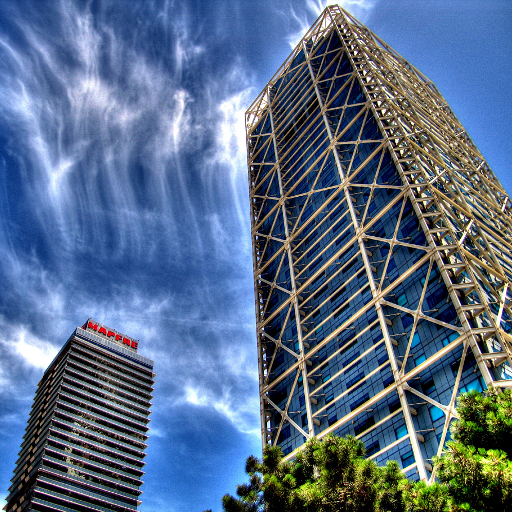
%> input picture General_Images_Analysis/1 Image smoothing and simple geometric operations in Matlab/images/mapfre.jpg, 512 x 512 px
$ octave --eval "fuseImg;"   (GNU Octave 9; MATLAB toolbox functions it lacks are replaced by stand-ins)
%> lines starting %> are read from the running program, lines starting %| are printed output that depends on the picture; in (x1, y1, x2, y2) boxes, pixels count from 0 and x2, y2 are one past the last pixel; in counts of white or black regions, pixels touching at a corner belong together; the program's own positions count from 1
function fuseImg()
%FUSEIMG Summary of this function goes here
%   Detailed explanation goes here
original_mapfre=imread('images/mapfre.jpg');
%> original_mapfre is the input picture: size 512x512x3 uint8; mean R, G, B 87, 107.6, 135.6

% a)	Open	hand.jpg	and	convert	it	in	gray	scale	image.
original_hand=imread('images/hand.jpg');
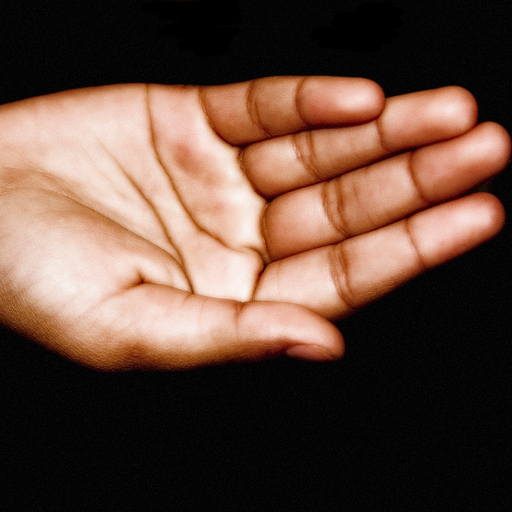
%> input picture General_Images_Analysis/1 Image smoothing and simple geometric operations in Matlab/images/hand.jpg, 512 x 512 px
%> original_hand is the input picture: size 512x512x3 uint8; mean R, G, B 98.3, 72.9, 60.5
gray_hand=rgb2gray(original_hand);
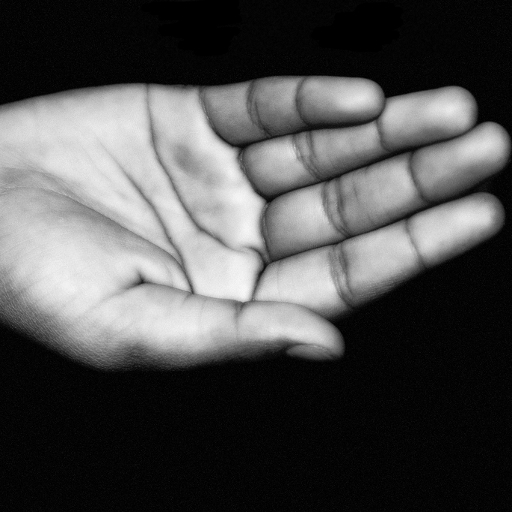
%> gray_hand: size 512x512 uint8; min 0, max 250, mean 79.1

% b)	 Perform	 a	 binarization	 to	 obtain	 a	 binary	 image	 of	 2	 regions:	 the	 hand	 (called
% foreground)	 and	 the	 rest	 (called	 background).	 Create	 the	 inverse	 binary	 image
% changing	the	areas	of	foreground	and	background.
binary_hand=im2bw(gray_hand, 0.099);
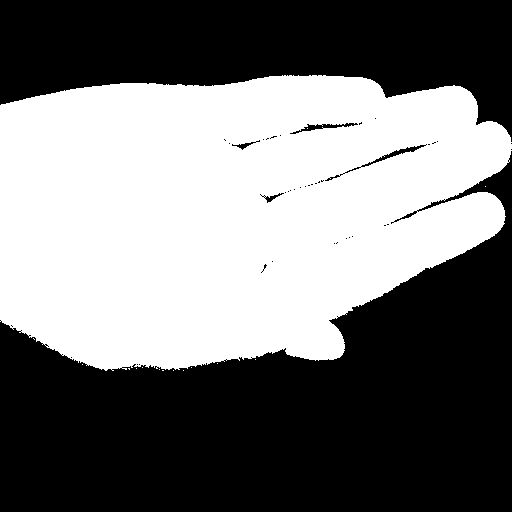
%> binary_hand: size 512x512 logical; 46.2% white; 15 white regions (14 under 20 px), largest, box (x1, y1, x2, y2) and area: (0, 75, 512, 371) 121047
inv_binary_hand=imcomplement(binary_hand);

% c)	use	 the	binary	matrices	created	in	b)	 to	merge	 the	images	hand	and	mapfre	(Fig. 3(c))
foreground_mask = cat(3,binary_hand,binary_hand,binary_hand);
background_mask = cat(3,inv_binary_hand,inv_binary_hand,inv_binary_hand);

background=immultiply(original_mapfre,background_mask);
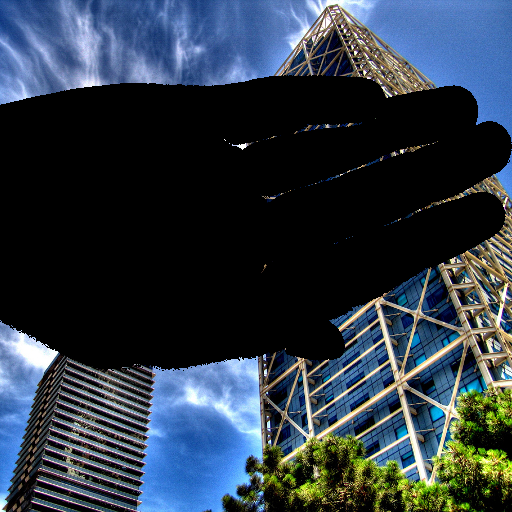
%> background: size 512x512x3 uint8; mean R, G, B 45.2, 57, 69.1
foreground=immultiply(original_hand,foreground_mask);

figure;
subplot(1,3,1);
imshow(background);

subplot(1,3,2);
imshow(foreground);

hand_mapfre=background+foreground;
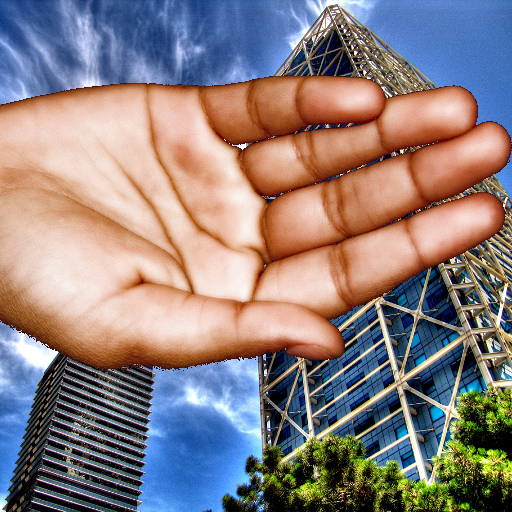
%> hand_mapfre: size 512x512x3 uint8; mean R, G, B 140.8, 127.7, 127.5

subplot(1,3,3);
imshow(hand_mapfre);
% e)	Save	the	image	as	hand_mapfre_3C.jpg.
imwrite(hand_mapfre,'hand_mapfre_3C.jpg');
end
